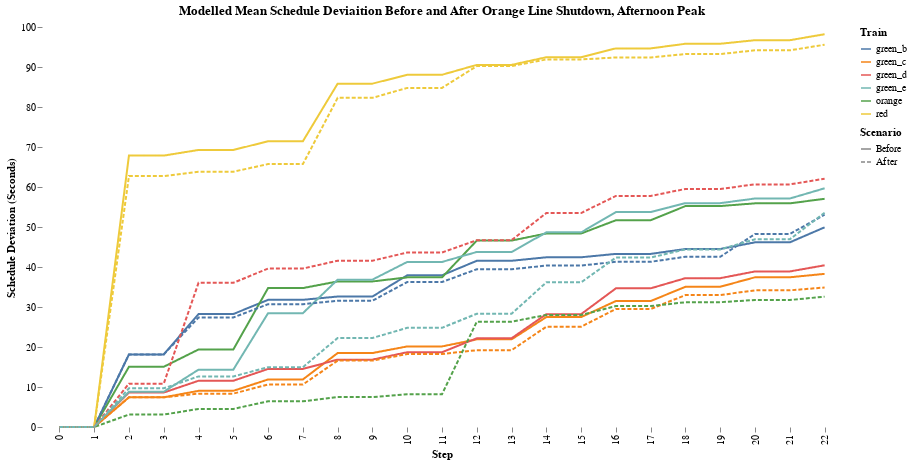

Write notebook code for a chart like this one.
### Code cell
plot_means = all_allstats[['element', 'train', 'Mean', 'New Mean']].copy()
plot_means.columns = ['element', 'train', 'Before', 'After']
plot_means = plot_means.melt(id_vars=['element', 'train'])
alt.Chart(plot_means).mark_line().encode(
    alt.X('element:O', title='Step'),
    alt.Y('value:Q', title='Schedule Deviation (Seconds)'),
    color=alt.Color('train:N', title='Train'),
    strokeDash = alt.StrokeDash('variable:N', title='Scenario', sort='-x')
).properties(
    width = 800,
    height=400,
    title='Modelled Mean Schedule Deviaition Before and After Orange Line Shutdown, Afternoon Peak'
).configure(font='Raleway').configure_view(strokeWidth=0).configure_axis(grid=False, domain=False)

### Figure 1 — Vega-Lite specification as saved in the notebook (floating-point values rounded to 4 significant figures; data arrays with more than 128 entries replaced by an {"elided": "..."} marker saying what was removed)
{"config": {"view": {"continuousWidth": 400, "continuousHeight": 300, "strokeWidth": 0}, "axis": {"domain": false, "grid": false}, "font": "Raleway"}, "data": {"name": "data-6e2b7dabfcb2a62f1d7dfc91005d8982"}, "mark": "line", "encoding": {"color": {"field": "train", "title": "Train", "type": "nominal"}, "strokeDash": {"field": "variable", "sort": "-x", "title": "Scenario", "type": "nominal"}, "x": {"field": "element", "title": "Step", "type": "ordinal"}, "y": {"field": "value", "title": "Schedule Deviation (Seconds)", "type": "quantitative"}}, "height": 400, "title": "Modelled Mean Schedule Deviaition Before and After Orange Line Shutdown, Afternoon Peak", "width": 800, "$schema": "https://vega.github.io/schema/vega-lite/v4.17.0.json", "datasets": {"data-6e2b7dabfcb2a62f1d7dfc91005d8982": {"elided": "276 records"}}}
